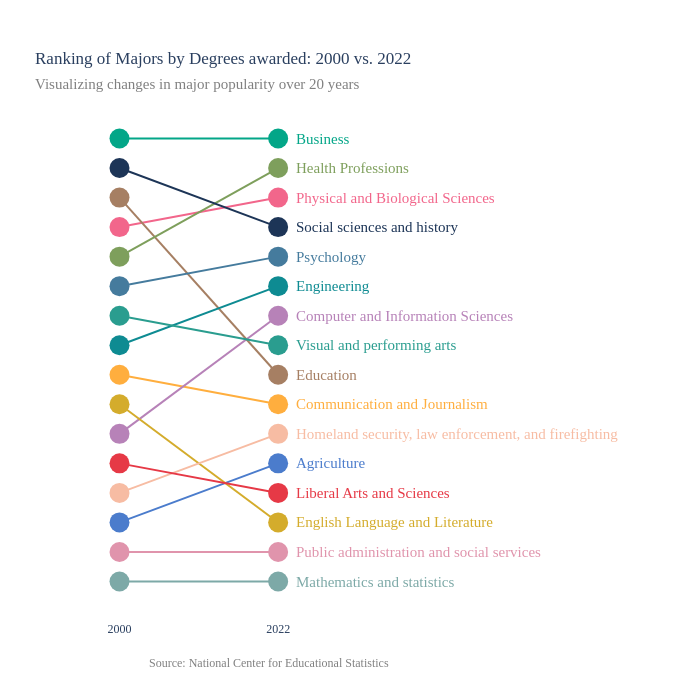

Source (notebook cell):
### Code cell
def create_bump_chart(df):
    """
    Creates and displays the bump chart using the provided dataframe.
    """
    # Get the list of custom colors
    custom_colors = get_custom_colors()

    # Create the bump chart figure
    fig = go.Figure()

    # Add district traces to the figure
    year_order = sorted(df["year"].unique())
    add_degree_traces(fig, df, custom_colors, year_order)

    # Add a subtitle to the figure
    subtitle = "Visualizing changes in major popularity over 20 years"
    add_subtitle(fig, subtitle, subtitle_font_size=15, subtitle_color="grey", y_offset=1.050, x_offset=-0.0875)

    # Add a footer to the figure
    footer = "Source: National Center for Educational Statistics"
    add_footer(fig, footer, footer_font_size=12, footer_color="grey", y_offset=-0.1, x_offset=0.35)

    # Customize the layout of the figure
    customize_layout(fig)

    # Show the figure
    fig.show()

    return fig
# Assuming df_income is your DataFrame
fig = create_bump_chart(final_df)

### Figure 1 — Plotly figure (JSON) as saved in the notebook; plotly's stock layout.template omitted (floating-point values rounded to 4 significant figures)
{"data": [{"customdata": [[23766], [40675]], "hovertemplate": "<br><b>Year: </b>%{x}<br><b>Ranking: </b>%{y}<br><b>No.of Degrees: </b>%{customdata[0]:,.2f}<extra></extra>", "line": {"color": "#4B7CCC"}, "marker": {"size": 20}, "mode": "lines+markers", "name": "Agriculture", "type": "scatter", "x": ["2000", "2022"], "y": [14, 12]}, {"customdata": [[78601], [159763]], "hovertemplate": "<br><b>Year: </b>%{x}<br><b>Ranking: </b>%{y}<br><b>No.of Degrees: </b>%{customdata[0]:,.2f}<extra></extra>", "line": {"color": "#F2668B"}, "marker": {"size": 20}, "mode": "lines+markers", "name": "Physical and Biological Sciences", "type": "scatter", "x": ["2000", "2022"], "y": [4, 3]}, {"customdata": [[263515], [375418]], "hovertemplate": "<br><b>Year: </b>%{x}<br><b>Ranking: </b>%{y}<br><b>No.of Degrees: </b>%{customdata[0]:,.2f}<extra></extra>", "line": {"color": "#03A688"}, "marker": {"size": 20}, "mode": "lines+markers", "name": "Business", "type": "scatter", "x": ["2000", "2022"], "y": [1, 1]}, {"customdata": [[58013], [86043]], "hovertemplate": "<br><b>Year: </b>%{x}<br><b>Ranking: </b>%{y}<br><b>No.of Degrees: </b>%{customdata[0]:,.2f}<extra></extra>", "line": {"color": "#FFAE3E"}, "marker": {"size": 20}, "mode": "lines+markers", "name": "Communication and Journalism", "type": "scatter", "x": ["2000", "2022"], "y": [9, 10]}, {"customdata": [[44142], [108503]], "hovertemplate": "<br><b>Year: </b>%{x}<br><b>Ranking: </b>%{y}<br><b>No.of Degrees: </b>%{customdata[0]:,.2f}<extra></extra>", "line": {"color": "#B782B8"}, "marker": {"size": 20}, "mode": "lines+markers", "name": "Computer and Information Sciences", "type": "scatter", "x": ["2000", "2022"], "y": [11, 7]}, {"customdata": [[105458], [89410]], "hovertemplate": "<br><b>Year: </b>%{x}<br><b>Ranking: </b>%{y}<br><b>No.of Degrees: </b>%{customdata[0]:,.2f}<extra></extra>", "line": {"color": "#A67F63"}, "marker": {"size": 20}, "mode": "lines+markers", "name": "Education", "type": "scatter", "x": ["2000", "2022"], "y": [3, 9]}, {"customdata": [[58209], [123017]], "hovertemplate": "<br><b>Year: </b>%{x}<br><b>Ranking: </b>%{y}<br><b>No.of Degrees: </b>%{customdata[0]:,.2f}<extra></extra>", "line": {"color": "#0E8B92"}, "marker": {"size": 20}, "mode": "lines+markers", "name": "Engineering", "type": "scatter", "x": ["2000", "2022"], "y": [8, 6]}, {"customdata": [[50569], [33429]], "hovertemplate": "<br><b>Year: </b>%{x}<br><b>Ranking: </b>%{y}<br><b>No.of Degrees: </b>%{customdata[0]:,.2f}<extra></extra>", "line": {"color": "#D4AC2C"}, "marker": {"size": 20}, "mode": "lines+markers", "name": "English Language and Literature", "type": "scatter", "x": ["2000", "2022"], "y": [10, 14]}, {"customdata": [[75537], [263765]], "hovertemplate": "<br><b>Year: </b>%{x}<br><b>Ranking: </b>%{y}<br><b>No.of Degrees: </b>%{customdata[0]:,.2f}<extra></extra>", "line": {"color": "#7E9F5C"}, "marker": {"size": 20}, "mode": "lines+markers", "name": "Health Professions", "type": "scatter", "x": ["2000", "2022"], "y": [5, 2]}, {"customdata": [[25211], [56901]], "hovertemplate": "<br><b>Year: </b>%{x}<br><b>Ranking: </b>%{y}<br><b>No.of Degrees: </b>%{customdata[0]:,.2f}<extra></extra>", "line": {"color": "#F7BCA3"}, "marker": {"size": 20}, "mode": "lines+markers", "name": "Homeland security, law enforcement, and firefighting", "type": "scatter", "x": ["2000", "2022"], "y": [13, 11]}, {"customdata": [[37962], [37887]], "hovertemplate": "<br><b>Year: </b>%{x}<br><b>Ranking: </b>%{y}<br><b>No.of Degrees: </b>%{customdata[0]:,.2f}<extra></extra>", "line": {"color": "#E63946"}, "marker": {"size": 20}, "mode": "lines+markers", "name": "Liberal Arts and Sciences", "type": "scatter", "x": ["2000", "2022"], "y": [12, 13]}, {"customdata": [[11171], [26212]], "hovertemplate": "<br><b>Year: </b>%{x}<br><b>Ranking: </b>%{y}<br><b>No.of Degrees: </b>%{customdata[0]:,.2f}<extra></extra>", "line": {"color": "#7DA9A7"}, "marker": {"size": 20}, "mode": "lines+markers", "name": "Mathematics and statistics", "type": "scatter", "x": ["2000", "2022"], "y": [16, 16]}, {"customdata": [[73645], [129609]], "hovertemplate": "<br><b>Year: </b>%{x}<br><b>Ranking: </b>%{y}<br><b>No.of Degrees: </b>%{customdata[0]:,.2f}<extra></extra>", "line": {"color": "#457B9D"}, "marker": {"size": 20}, "mode": "lines+markers", "name": "Psychology", "type": "scatter", "x": ["2000", "2022"], "y": [6, 5]}, {"customdata": [[19447], [33429]], "hovertemplate": "<br><b>Year: </b>%{x}<br><b>Ranking: </b>%{y}<br><b>No.of Degrees: </b>%{customdata[0]:,.2f}<extra></extra>", "line": {"color": "#E094AC"}, "marker": {"size": 20}, "mode": "lines+markers", "name": "Public administration and social services", "type": "scatter", "x": ["2000", "2022"], "y": [15, 15]}, {"customdata": [[128036], [151109]], "hovertemplate": "<br><b>Year: </b>%{x}<br><b>Ranking: </b>%{y}<br><b>No.of Degrees: </b>%{customdata[0]:,.2f}<extra></extra>", "line": {"color": "#1D3557"}, "marker": {"size": 20}, "mode": "lines+markers", "name": "Social sciences and history", "type": "scatter", "x": ["2000", "2022"], "y": [2, 4]}, {"customdata": [[61148], [90241]], "hovertemplate": "<br><b>Year: </b>%{x}<br><b>Ranking: </b>%{y}<br><b>No.of Degrees: </b>%{customdata[0]:,.2f}<extra></extra>", "line": {"color": "#2A9D8F"}, "marker": {"size": 20}, "mode": "lines+markers", "name": "Visual and performing arts", "type": "scatter", "x": ["2000", "2022"], "y": [7, 8]}], "layout": {"annotations": [{"font": {"color": "#4B7CCC", "size": 15}, "showarrow": false, "text": "Agriculture", "x": 1.1, "xanchor": "left", "y": 12}, {"font": {"color": "#F2668B", "size": 15}, "showarrow": false, "text": "Physical and Biological Sciences", "x": 1.1, "xanchor": "left", "y": 3}, {"font": {"color": "#03A688", "size": 15}, "showarrow": false, "text": "Business", "x": 1.1, "xanchor": "left", "y": 1}, {"font": {"color": "#FFAE3E", "size": 15}, "showarrow": false, "text": "Communication and Journalism", "x": 1.1, "xanchor": "left", "y": 10}, {"font": {"color": "#B782B8", "size": 15}, "showarrow": false, "text": "Computer and Information Sciences", "x": 1.1, "xanchor": "left", "y": 7}, {"font": {"color": "#A67F63", "size": 15}, "showarrow": false, "text": "Education", "x": 1.1, "xanchor": "left", "y": 9}, {"font": {"color": "#0E8B92", "size": 15}, "showarrow": false, "text": "Engineering", "x": 1.1, "xanchor": "left", "y": 6}, {"font": {"color": "#D4AC2C", "size": 15}, "showarrow": false, "text": "English Language and Literature", "x": 1.1, "xanchor": "left", "y": 14}, {"font": {"color": "#7E9F5C", "size": 15}, "showarrow": false, "text": "Health Professions", "x": 1.1, "xanchor": "left", "y": 2}, {"font": {"color": "#F7BCA3", "size": 15}, "showarrow": false, "text": "Homeland security, law enforcement, and firefighting", "x": 1.1, "xanchor": "left", "y": 11}, {"font": {"color": "#E63946", "size": 15}, "showarrow": false, "text": "Liberal Arts and Sciences", "x": 1.1, "xanchor": "left", "y": 13}, {"font": {"color": "#7DA9A7", "size": 15}, "showarrow": false, "text": "Mathematics and statistics", "x": 1.1, "xanchor": "left", "y": 16}, {"font": {"color": "#457B9D", "size": 15}, "showarrow": false, "text": "Psychology", "x": 1.1, "xanchor": "left", "y": 5}, {"font": {"color": "#E094AC", "size": 15}, "showarrow": false, "text": "Public administration and social services", "x": 1.1, "xanchor": "left", "y": 15}, {"font": {"color": "#1D3557", "size": 15}, "showarrow": false, "text": "Social sciences and history", "x": 1.1, "xanchor": "left", "y": 4}, {"font": {"color": "#2A9D8F", "size": 15}, "showarrow": false, "text": "Visual and performing arts", "x": 1.1, "xanchor": "left", "y": 8}, {"align": "center", "font": {"color": "grey", "size": 15}, "showarrow": false, "text": "Visualizing changes in major popularity over 20 years", "x": -0.0875, "xref": "paper", "y": 1.05, "yref": "paper"}, {"align": "center", "font": {"color": "grey", "size": 12}, "showarrow": false, "text": "Source: National Center for Educational Statistics", "x": 0.35, "xref": "paper", "y": -0.1, "yref": "paper"}], "font": {"family": "Poppins"}, "height": 700, "paper_bgcolor": "rgba(255,255,255,1)", "plot_bgcolor": "rgba(255,255,255,1)", "showlegend": false, "title": {"text": "Ranking of Majors by Degrees awarded: 2000 vs. 2022", "y": 0.925}, "width": 700, "xaxis": {"showgrid": false}, "yaxis": {"autorange": "reversed", "dtick": 1, "showgrid": false, "showticklabels": false, "tickmode": "linear"}}}
